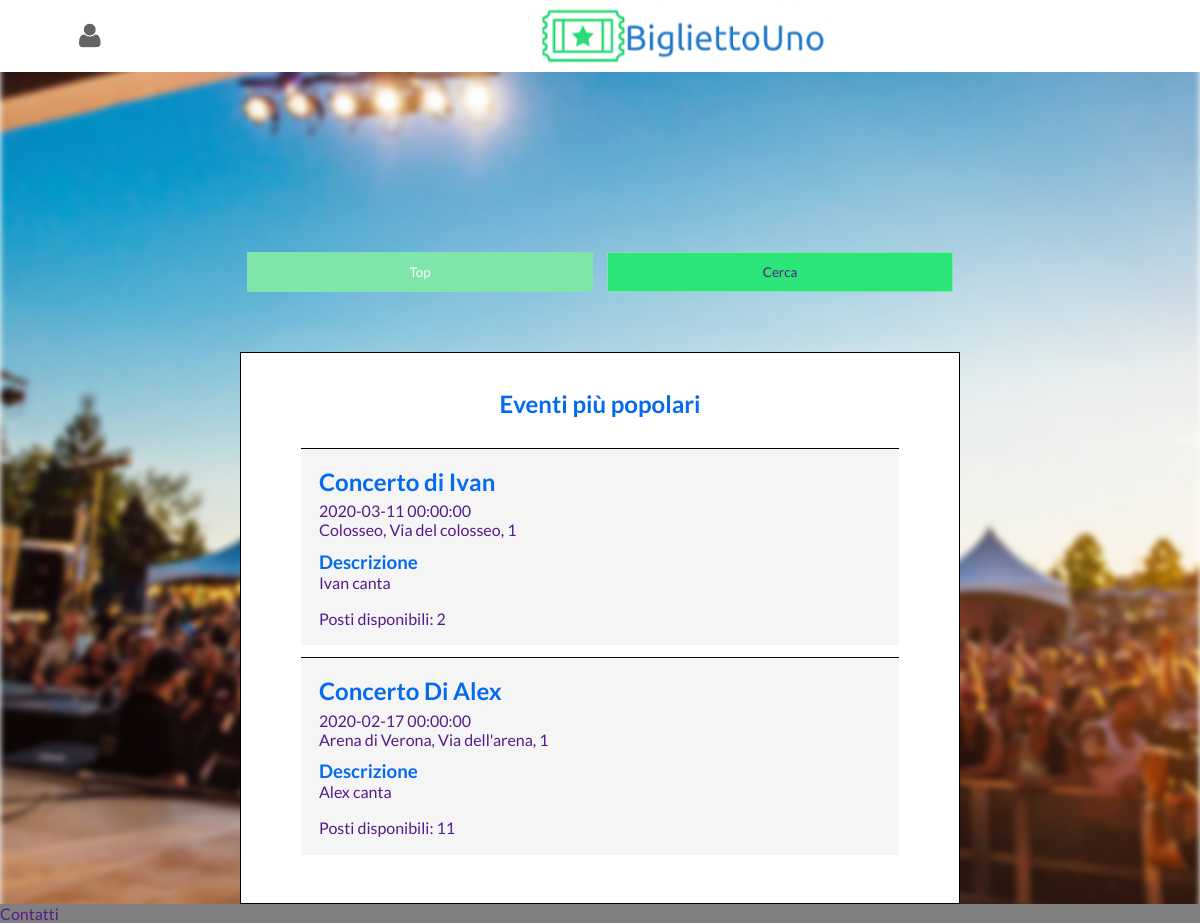
Screenshot of /events.php with the database file from the repository.
### tables this page shows
create table EVENTO (
     codEvento int not null,
     nomeEvento varchar(60) not null,
     dataEOra DATETIME not null,
     NSFC BIT(1) not null,
     descrizione varchar(150) not null,
     nomeImmagine varchar(30) not null,
     codLuogo int not null,
     emailOrganizzatore varchar(30) not null,
     constraint ID_EVENTO_ID primary key (codEvento));

### events.php (called while the page is built, shortened)
<?php
    require_once('bootstrap.php');
    $templateParams["name"] = "events.php";
    $templateParams["title"] = "Visualizza eventi";
    $templateParams["css"] = array("base.css", "events.css");
    $templateParams["js"] = array("https://ajax.googleapis.com/ajax/libs/jquery/3.4.1/jquery.min.js", "js/events.js", "js/base.js");
    $templateParams["events"] = $dbh->getPopularEvents(isset($_SESSION["sessUser"]["NSFC"]) ? $_SESSION["sessUser"]["NSFC"] : 0);
    $templateParams["categories"] = $dbh->getCategories();
    $templateParams["luoghi"] = $dbh->getPlaces();
    require(TEMPLATE_DIR."base.php");
?>

### php/DatabaseHelper.php (called while the page is built, shortened)
<?php
class DatabaseHelper{
    private $db;
    public function __construct($servername, $username, $password, $dbname){
        $this->db = new mysqli($servername, $username, $password, $dbname);
    }
    public function getPopularEvents( $NSFC = 0) {
        $query = "SELECT *
                  FROM (SELECT E.codEvento, E.nomeEvento, E.dataEOra, E.NSFC, E.descrizione, E.nomeImmagine, E.emailOrganizzatore,
                               L.codLuogo, L.nome AS nomeLuogo, L.indirizzo, L.urlMaps, L.capienzaMassima,
                               COUNT(P.codPrenotazione) as postiOccupati, (COUNT(P.codPrenotazione)/L.capienzaMassima * 100) as percPostiOccupati
                        FROM evento E, luogo L, posto P
                        WHERE E.codLuogo = L.codLuogo
                        AND p.codEvento = E.codEvento
                        AND E.NSFC <= ?
                        AND DATEDIFF(E.dataEOra, ?) >= 0
                        GROUP BY E.codEvento, E.nomeEvento, E.dataEOra, E.NSFC, E.descrizione, E.nomeImmagine, E.emailOrganizzatore,
                                 L.codLuogo, L.nome, L.indirizzo, L.urlMaps, L.capienzaMassima
                        HAVING percPostiOccupati < 100
                       ) AS tabEventi LEFT JOIN
                       (SELECT EHC.codEvento, GROUP_CONCAT(ce.nomeCategoria SEPARATOR ', ') AS categorie
                        FROM evento_ha_categoria EHC, categoria_evento CE
                        WHERE EHC.codCategoria = ce.codCategoria
                        GROUP BY EHC.codEvento) AS tabCategorie
                  USING (codEvento)
                  ";
        $currentDate = date("Y-m-d H:i:s");
        $stmt = $this->db->prepare($query);
        $stmt->bind_param("is", $NSFC, $currentDate);
        $stmt->execute();
        return $stmt->get_result()->fetch_all(MYSQLI_ASSOC);
    }
    public function getCategories() {
        $stmt = $this->db->prepare("SELECT codCategoria, nomeCategoria FROM categoria_evento");
        $stmt->execute();
        return $stmt->get_result()->fetch_all(MYSQLI_ASSOC);
    }
    public function getPlaces() {
        $stmt = $this->db->prepare("SELECT * FROM luogo");
        $stmt->execute();
        return $stmt->get_result()->fetch_all(MYSQLI_ASSOC);
    }
}
$servername = "localhost";
$username = "root";
$password = "";
$dbname = "projTecWeb";
$dbh = new DatabaseHelper($servername, $username, $password, $dbname);
?>

### php/template/events.php (the view, shortened to what this page needs)
<div class="tab">
    <button id="top_btn" class="tablinks" onclick=showTopEvents()>Top</button><button id="form_btn" class="tablinks" onclick=showSearchForm()>Cerca</button>
</div>
<div class="main-content">
    <section id="top_events" class="tabcontent">
        <h1> Eventi più popolari </h1>
        <?php
            foreach ($templateParams["events"] as $event):
        ?>
        <a href="event_details.php?codEvento=<?php echo $event["codEvento"];?>">
            <article>
                <h2><?php echo $event["nomeEvento"];?></h2>
                <span><?php echo $event["dataEOra"];?></span>
                <span><?php echo $event["nomeLuogo"].", ".$event["indirizzo"];?></span>
                <span class="description_span"><?php echo "<h3>Descrizione</h3>\n".$event["descrizione"];?></span>
                <span>Posti disponibili: <?php echo $event["capienzaMassima"] - $event["postiOccupati"]?></span>
            </article>
        </a>
        <?php endforeach;?>
    </section>
</div>

### php/template/base.php (shortened to what this page needs)
<!DOCTYPE html>
<html lang="it">
  <head>
    <?php
      if(isset($templateParams["css"])):
          foreach($templateParams["css"] as $stylesheet):
      ?>
          <link rel="stylesheet" type="text/css" href=<?php echo CSS_DIR.$stylesheet?> />
      <?php
          endforeach;
      endif;
    ?>
  </head>
  <body>
    <header>
        <?php
        if (!isset($_SESSION["sessUser"]["email"])) {
          echo '<a href="login.php">
          <img src="img/login_icon.png" alt="login" class="login"/>
          </a>'; } else {
            echo '<button id="openside_btn" type="button" onclick="openSidebar()"><img src="img/openSidebarIcon.png" alt="Open sidebar" /> </button>';
        } ?><a href="index.php">
          <img src="img/logo.png" alt="home" class="logo"/>
        </a>
    </header>
    <main>
      <?php
        if(isset($templateParams["name"])) {
          require(TEMPLATE_DIR.$templateParams["name"]);
        }
      ?>
    </main>
    <footer>Contatti</footer>
  </body>
</html>

### css/base.css (style rules this page uses)
h1, h2, h3, h4, h5, h6 { color: #046aef; }
* { font-family: 'Lato', sans-serif; color: #551A8B; }
button, input[type="button"], input[type="submit"], input[type="reset"] { border: none; outline: none; cursor: pointer; background-color: #2be579; border: thin solid #80e5aa; height: 2em; }
button.active:not(#openside_btn):not(#closeside_btn) { background-color: #80e5aa; color: white; }
html, body { height: 100%; }
img { max-width: 100%; max-height: 100%; }
body, header, p, h1, h2, h3, h4, h5, h6, ul { margin: 0; padding: 0; }
main, footer { z-index: 0; }
footer { background-color: grey; flex-shrink: 0; }
main { margin-top: 6vmax; flex: 1 0 auto; }
body { display: flex; flex-direction: column; overflow-y: auto; font-size: 100%; }
body > header { height: 6vmax; width: 100%; position: fixed; top: 0px; background-color: white; z-index: 1; }
body > header > a > img.login { box-sizing: border-box; padding: 10%; }
body > header > a:last-child { width: 84%; }
header > * { vertical-align: top; }
header > a { width: 15%; display: inline-block; height: 100%; text-align: center; }
header > a:last-child { width: 70%; }
header > a > img { position: relative; top: 50%; transform: translateY(-50%); }
.main-content { background-color: white; border: thin solid black; width: 85%; margin-left: 7.5%; margin-top: 5%; padding: 3% 5%; box-sizing: border-box; }
@media screen and (min-width:650px) { body > header > a:last-child { width: 84%; } }
@media screen and (min-width:650px) { .main-content { width: 70%; margin-left: 15%; } }
@media screen and (min-width:820px) { .main-content { width: 60%; margin-left: 20%; } }

### css/events.css (style rules this page uses)
div.tab { margin-top: 25%; width: 85%; margin-left: 7.5%; text-align: center; }
div.tab > button { width: 48%; margin: 0 1%; height: 3em; }
section > h1 { text-align: center; margin-bottom: 5%; }
section > a { text-decoration: none; }
section > a > article { background-color: whitesmoke; border-top: thin solid black; margin-bottom: 2%; overflow-y: auto; padding: 3%; }
section > a > article > h2 { padding-bottom: 1%; }
section > a > article > .description_span { margin: 2% auto 3%; text-overflow: ellipsis; }
section > a > article > span { display: block; }
@media screen and (min-width:450px) { div.tab { margin-top: 18%; width: 70%; margin-left: 15%; } }
@media screen and (min-width:820px) { div.tab { margin-top: 15%; width: 60%; margin-left: 20%; } }

### rows the page displays
evento: nomeEvento "Concerto di Ivan", dataEOra "2020-03-11 00:00:00", nomeLuogo "Colosseo", indirizzo "Via del colosseo, 1", descrizione "Ivan canta", postiOccupati "2"
evento: nomeEvento "Concerto Di Alex", dataEOra "2020-02-17 00:00:00", nomeLuogo "Arena di Verona", indirizzo "Via dell'arena, 1", descrizione "Alex canta", postiOccupati "11"
